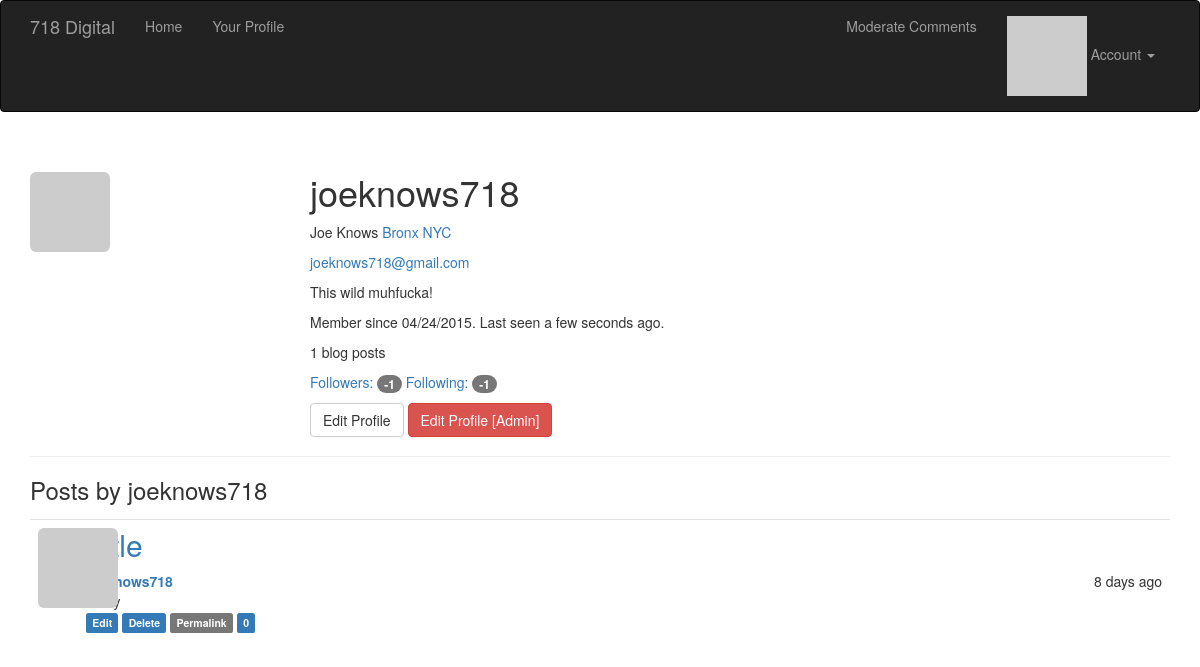
/user/joeknows718 (signed in), run on an earlier commit of the app's database.
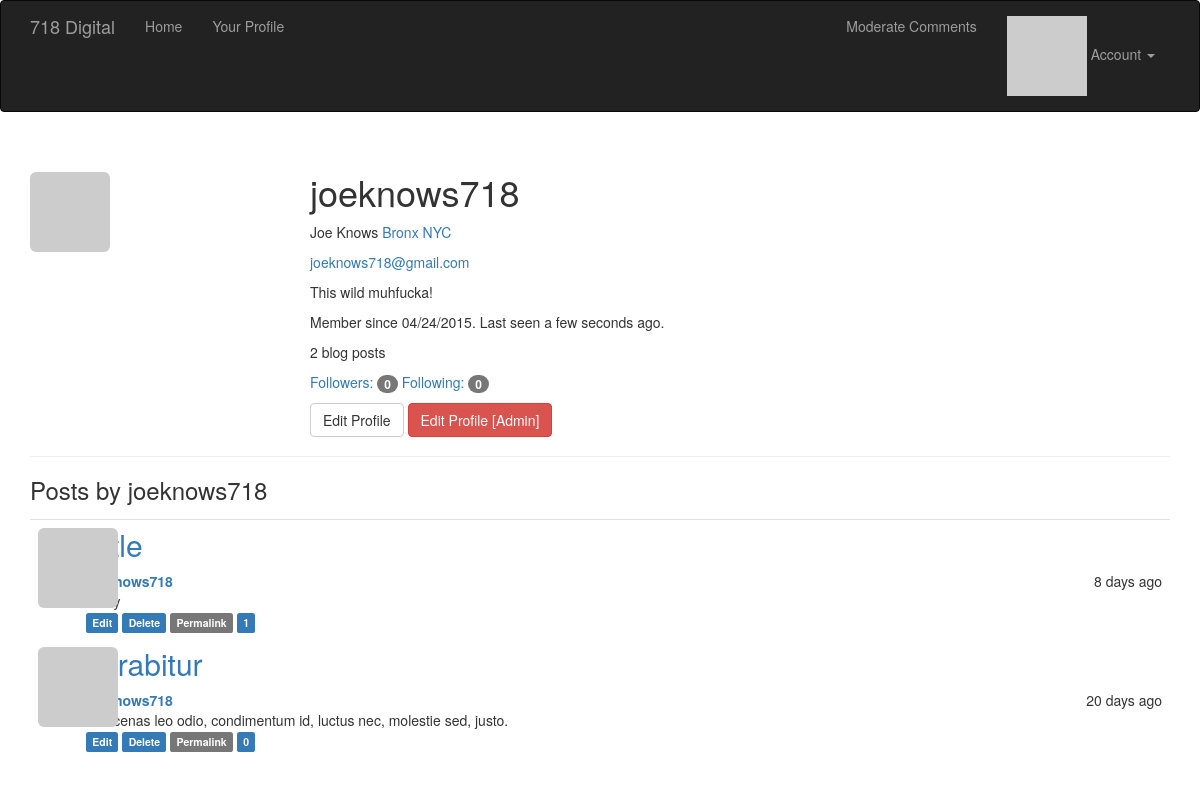
And on a later commit of the database.
### app/models.py (models this page shows, shortened)
class User(UserMixin, db.Model):
	__tablename__ = 'users'
	id = db.Column(db.Integer, primary_key=True)
	email = db.Column(db.String(64), unique=True, index=True)
	location = db.Column(db.String(64))
	about_me = db.Column(db.Text())
	member_since = db.Column(db.DateTime(), default=datetime.utcnow)
	last_seen = db.Column(db.DateTime(), default=datetime.utcnow)
	username = db.Column(db.String(64), unique=True, index=True)
	name = db.Column(db.String(64))
	role_id = db.Column(db.Integer, db.ForeignKey('roles.id'))
	password_hash = db.Column(db.String(128))
	confirmed = db.Column(db.Boolean, default=False)
	avatar_hash = db.Column(db.String(32))
	posts = db.relationship('Post', backref='author', lazy='dynamic')
	comments = db.relationship('Comment', backref='author', lazy='dynamic')
	followed = db.relationship('Follow',
								foreign_keys=[Follow.follower_id],
								backref=db.backref('follower', lazy='joined'),
								lazy='dynamic',
								cascade='all, delete-orphan')
	followers = db.relationship('Follow',
								foreign_keys=[Follow.followed_id],
								backref=db.backref('followed', lazy='joined'),
								lazy='dynamic',
								cascade='all, delete-orphan')
	@property
	def password(self):
		raise AttributeError('password is not a readable attribute')
	def can(self, permissions):
		return self.role is not None and \
		(self.role.permissions & permissions) == permissions
	def is_administrator(self):
		return self.can(Permission.ADMINISTER)
	def gravatar(self, size=100, default='identicon', rating='g'):
		if request.is_secure:
			url = "https://secure.gravatar.com/avatar"
		else:
			url = 'https://www.gravatar.com/avatar'
		hash = self.avatar_hash or hashlib.md5(self.email.encode('utf-8')).hexdigest()
		return '{url}/{hash}?s={size}&d={default}&r={rating}'.format(url=url, hash=hash,
																	size=size, default=default,
																	rating=rating)

class Post(db.Model):
	__tablename__ = 'posts'
	id = db.Column(db.Integer, primary_key=True)
	title = db.Column(db.String(120))
	body = db.Column(db.Text)
	body_html = db.Column(db.Text)
	timestamp = db.Column(db.DateTime, index=True, default=datetime.utcnow)
	author_id = db.Column(db.Integer, db.ForeignKey('users.id'))
	comments = db.relationship('Comment', backref='post', lazy='dynamic')

### app/main/views.py (the view)
@main.route('/user/<username>')
def user(username):
	user = User.query.filter_by(username=username).first_or_404()
	page = request.args.get('page', 1, type=int)
	pagination = user.posts.order_by(Post.timestamp.desc()).paginate(
		page, per_page=current_app.config['POSTS_PER_PAGE'], error_out=False)
	posts = pagination.items
	return render_template('user.html', user=user, posts=posts, pagination=pagination)

### app/auth/views.py (called while the page is built)
@auth.before_app_request
def before_request():
	if current_user.is_authenticated():
		current_user.ping
		if not current_user.confirmed and request.endpoint[:5] != 'auth.':
			return redirect(url_for('auth.unconfirmed'))

### app/main/__init__.py (called while the page is built)
@main.app_context_processor
def inject_permissions():
	return dict(Permission=Permission)

### app/models.py (called while the page is built)
@login_manager.user_loader
def load_user(user_id):
	return User.query.get(int(user_id))

### app/templates/user.html (shortened to what this page needs)
{% extends 'base.html' %}
{% block page_content %}
<div class="page-header">
	<img class="img-rounded profile-thumbnail" src="{{ user.gravatar(size=256) }}">
	<div class="profile-header">
		<h1>{{ user.username }}</h1>
		{% if user.name or user.location %}
		<p>
			{% if user.name %}{{ user.name }}{% endif %}
			{% if user.location %}
				<a href="http://maps.google.com/?q={{ user.location }}">{{ user.location }}</a>
			{% endif %}
		</p>
		{% endif %}
		{% if current_user.is_administrator() %}
		<p><a href="mailto:{{ user.email }}">{{ user.email }}</a></p>
		{% endif %}
		{% if user.about_me %}
		<p>{{ user.about_me }}</p>
		{% endif %}
		<p>
			Member since {{ moment(user.member_since).format('L') }}.
			Last seen {{ moment(user.last_seen).fromNow() }}.
		</p>
		<p>{{ user.posts.count() }} blog posts</p>
		<p>
			<a href="{{ url_for('.followers', username=user.username) }}">Followers: <span class="badge">{{ user.followers.count() - 1 }}</span></a>
			<a href="{{ url_for('.followed_by', username=user.username) }}">Following: <span class="badge">{{ user.followed.count() - 1 }}</span></a>
		</p>
		<p>
			{% if user==current_user %}
			<a class="btn btn-default" href="{{ url_for('.edit_profile') }}">Edit Profile</a>
			{% endif %}
			{% if current_user.is_administrator() %}
			<a class="btn btn-danger" href="{{ url_for('.edit_profile_admin', id=user.id) }}">Edit Profile [Admin]</a>
			{% endif %}
		</p>
	</div>
</div>
<h3>Posts by {{ user.username }}</h3>
{% include '_posts.html' %}
{% endblock %}

### app/templates/base.html (shortened to what this page needs)
{% extends "bootstrap/base.html" %}
{% block head %}
 {{ super() }}
 <link rel="stylesheet" type="text/css" href="{{ url_for('static', filename='styles.css') }}">
 {% endblock %}
{% block navbar %}
<div class="navbar navbar-inverse" role="navigation">
	<div class="container">
		<div class="navbar-header">
			<a class="navbar-brand" href="/">718 Digital</a>
		</div>
		<div class="navbar-collapse collapse">
			<ul class="nav navbar-nav">
				<li><a href="{{ url_for('main.index') }}">Home</a></li>
				{% if current_user.is_authenticated() %}
				<li><a href="{{ url_for('main.user', username=current_user.username) }}">Your Profile</a></li>
				{% endif %}
			</ul>
			<ul class="nav navbar-nav navbar-right">
                {% if current_user.can(Permission.MODERATE_COMMENTS) %}
                <li><a href="{{ url_for('main.moderate') }}">Moderate Comments</a></li>
                {% endif %}
                {% if current_user.is_authenticated() %}
                <li class="dropdown">
                    <a href="#" class="dropdown-toggle" data-toggle="dropdown">
                        <img src="{{ current_user.gravatar(size=18) }}">
                        Account <b class="caret"></b>
                    </a>
                </li>
                {% else %}
                <li><a href="{{ url_for('auth.login') }}">Log In</a></li>
                <li><a href="{{ url_for('auth.register') }}">Register</a></li>
                {% endif %}
        </div>
    </div>
</div>
{% endblock %}
{% block content %}
<div class="container">
	{% block page_content %}{% endblock %}
</div>
{% endblock %}

### app/templates/_posts.html
<ul class="posts">
	{% for post in posts %}
	<li class="post">
		<div class="profile-thumbnail">
			<a href="{{ url_for('.user', username=post.author.username) }}">
				<img class="img-rounded profile-thumbnail" src="{{ post.author.gravatar(size=40) }}">
			</a>
		</div>
		<div class="post-content">
			<div class="post-title"><a href="{{ url_for('.post', id=post.id) }}"><h2>{{ post.title }}</h2></a></div>
			<div class="post-date">{{ moment(post.timestamp).fromNow() }}</div>
			<div class="post-author">
				<a href="{{ url_for('.user', username=post.author.username) }}">{{ post.author.username }}</a>
			</div>
			<div class="post-body">
				{% if post.body_html %}
					{{ post.body_html | safe }}
				{% else %}
					{{post.body }}
				{% endif %}
			</div>
			<div class="post-footer">
				{% if current_user == post.author %}
				<a href="{{ url_for('.edit', id=post.id) }}"><span class="label label-primary">Edit</span></a>
				<a href="{{ url_for('.delete', id=post.id) }}"><span class="label label-primary">Delete</span></a>
				{% elif current_user.is_administrator() %}
				<a href="{{ url_for('.edit', id=post.id) }}"><span class="label label-primary">Edit [Admin]</span></a>
				<a href="{{ url_for('.delete', id=post.id) }}"><span class="label label-primary">Delete [Admin]</span></a>
				{% endif %}
				<a href="{{ url_for('.post', id=post.id) }}"><span class="label label-default">Permalink</span></a>
				<a href="{{ url_for('.post', id=post.id) }}#comments"><span class="label label-primary">{{ post.comments.count() }}</span></a>
			</div>
		</div>
	</li>
	{% endfor %}
</ul>

### app/static/styles.css (style rules this page uses)
.profile-thumbnail { position: absolute; }
.profile-header { min-height: 260px; margin-left: 280px; }
ul.posts { list-style-type: none; padding: 0; margin: 16px 0 0 0; border-top: 1px solid #e0e0e0; }
ul.posts li.post { padding: 8px; border-bottom: 1px, solid #e0e0e0; }
div.post-date { float: right; }
div.post-author { font-weight: bold; }
div.post-content { margin-left: 48px; min-height: 48px; }
div.post-title h2 { margin-top: 0; }

What changed in the data, as far as the page shows it:
computed for Post "8 days ago": comments.count "0" → "1"
added Post: title "curabitur", timestamp "20 days ago", author.username "joeknows718", body "Maecenas leo odio, condimentum id, luctus nec, molestie sed, justo.", comments.count "0"
Also different on the page:
{{ user.posts.count() }}: "1" → "2"
{{ user.followers.count() - 1 }}: "-1" → "0"
{{ user.followed.count() - 1 }}: "-1" → "0"
